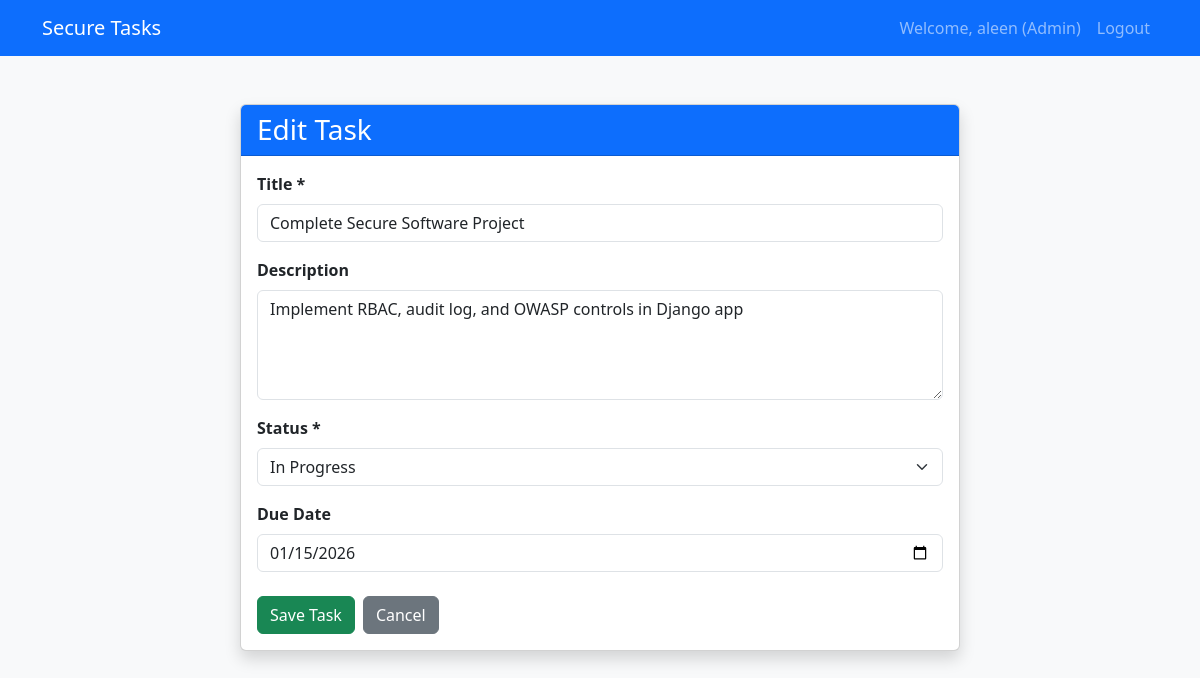
The page /tasks/1/update/ (signed in) on the database its author committed.
### tasks/models.py (models this page shows, shortened)
class Task(models.Model):
    title = models.CharField(max_length=200)
    description = models.TextField(blank=True, null=True)
    status = models.CharField(
        max_length=20,
        choices=[
            ('TODO', 'To Do'),
            ('IN_PROGRESS', 'In Progress'),
            ('DONE', 'Done'),
        ],
        default='TODO'
    )
    due_date = models.DateField(null=True, blank=True)
    owner = models.ForeignKey(User, on_delete=models.CASCADE, related_name='tasks')
    created_at = models.DateTimeField(auto_now_add=True)
    class Meta:
        ordering = ['-created_at']

### tasks/views.py (the view, shortened to what this page needs)
# urls.py: path('<int:pk>/update/', views.TaskUpdateView.as_view(), name='task_update'),
class TaskUpdateView(LoginRequiredMixin, UserPassesTestMixin, UpdateView):
    model = Task
    fields = ['title', 'description', 'status', 'due_date']
    template_name = 'tasks/task_form.html'
    success_url = reverse_lazy('task_list')
    def test_func(self):
        task = self.get_object()
        return self.request.user == task.owner or self.request.user.is_staff

### securetaskapp/templates/tasks/task_form.html (shortened to what this page needs)
{% extends 'base.html' %}
{% block content %}
<div class="container mt-5">
    <div class="row justify-content-center">
        <div class="col-md-8">
            <div class="card shadow">
                <div class="card-header bg-primary text-white">
                    <h3 class="mb-0">{% if form.instance.pk %}Edit Task{% else %}Create New Task{% endif %}</h3>
                </div>
                <div class="card-body">
                    <form method="post">
                        <div class="mb-3">
                            <label for="id_title" class="form-label fw-bold">Title *</label>
                            <input type="text" name="title" class="form-control" id="id_title"
                                   value="{{ form.title.value|default:'' }}" required
                                   placeholder="Enter task title">
                        </div>
                        <div class="mb-3">
                            <label for="id_description" class="form-label fw-bold">Description</label>
                            <textarea name="description" class="form-control" id="id_description"
                                      rows="4" placeholder="Enter task description">{{ form.description.value|default:'' }}</textarea>
                        </div>
                        <div class="mb-3">
                            <label for="id_status" class="form-label fw-bold">Status *</label>
                            <select name="status" class="form-select" id="id_status" required>
                                <option value="IN_PROGRESS" {% if form.status.value == 'IN_PROGRESS' %}selected{% endif %}>In Progress</option>
                            </select>
                        </div>
                        <div class="mb-4">
                            <label for="id_due_date" class="form-label fw-bold">Due Date</label>
                            <input type="date" name="due_date" class="form-control" id="id_due_date"
                                   value="{% if form.due_date.value %}{{ form.due_date.value|date:'Y-m-d' }}{% endif %}">
                        </div>
                        <div class="d-flex gap-2">
                            <button class="btn btn-success" type="submit">Save Task</button>
                            <a class="btn btn-secondary" href="{% url 'task_list' %}">Cancel</a>
                        </div>
                    </form>
                </div>
            </div>
        </div>
    </div>
</div>
{% endblock %}

### securetaskapp/templates/base.html (shortened to what this page needs)
<!DOCTYPE html>
<html lang="en">
<head>
    <link href="https://cdn.jsdelivr.net/npm/bootstrap@5.3.2/dist/css/bootstrap.min.css" rel="stylesheet">
</head>
<body class="bg-light">
    <nav class="navbar navbar-expand-lg navbar-dark bg-primary">
        <div class="container">
            <a class="navbar-brand" href="{% url 'task_list' %}">Secure Tasks</a>
            <div class="navbar-nav ms-auto">
                {% if user.is_authenticated %}
                    <span class="nav-item nav-link">Welcome, {{ user.username }} {% if user.is_staff %}(Admin){% endif %}</span>
                    <form method="post" action="{% url 'logout' %}" class="d-inline">
                        <button type="submit" class="nav-link btn btn-link" style="cursor: pointer;">Logout</button>
                    </form>
                {% else %}
                    <a class="nav-item nav-link" href="{% url 'login' %}">Login</a>
                    <a class="nav-item nav-link" href="{% url 'register' %}">Register</a>
                {% endif %}
            </div>
        </div>
    </nav>
    <div class="container mt-4">
        {% block content %}{% endblock %}
    </div>
</body>
</html>

### rows shown on the page
Task: title "Complete Secure Software Project", description "Implement RBAC, audit log, and OWASP controls in Django app", status "In Progress", due_date "01/15/2026"

### other values the page prints
{{ user.username }} "aleen"
